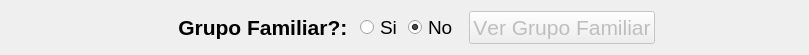
  <widget class="QWidget" name="layoutWidget">
   <property name="geometry">
    <rect>
     <x>260</x>
     <y>510</y>
     <width>809</width>
     <height>39</height>
    </rect>
   </property>
   <layout class="QHBoxLayout" name="horizontalLayout4_6" stretch="1,0,0,0,0,1">
    <property name="spacing">
     <number>6</number>
    </property>
    <item>
     <widget class="QLabel" name="label4_7">
      <property name="minimumSize">
       <size>
        <width>120</width>
        <height>0</height>
       </size>
      </property>
      <property name="font">
       <font>
        <weight>75</weight>
        <bold>true</bold>
        <kerning>false</kerning>
       </font>
      </property>
      <property name="mouseTracking">
       <bool>true</bool>
      </property>
      <property name="toolTip">
       <string notr="true"/>
      </property>
      <property name="statusTip">
       <string notr="true"/>
      </property>
      <property name="whatsThis">
       <string notr="true"/>
      </property>
      <property name="accessibleName">
       <string notr="true"/>
      </property>
      <property name="accessibleDescription">
       <string notr="true"/>
      </property>
      <property name="text">
       <string notr="true">&lt;!DOCTYPE HTML PUBLIC &quot;-//W3C//DTD HTML 4.0//EN&quot; &quot;http://www.w3.org/TR/REC-html40/strict.dtd&quot;&gt;
&lt;html&gt;&lt;head&gt;&lt;meta name=&quot;qrichtext&quot; content=&quot;1&quot; /&gt;&lt;style type=&quot;text/css&quot;&gt;
p, li { white-space: pre-wrap; }
&lt;/style&gt;&lt;/head&gt;&lt;body style=&quot; font-family:'MS Shell Dlg 2'; font-size:8.25pt; font-weight:600; font-style:normal;&quot;&gt;
&lt;p style=&quot; margin-top:0px; margin-bottom:0px; margin-left:0px; margin-right:0px; -qt-block-indent:0; text-indent:0px;&quot;&gt;&lt;span style=&quot; font-size:8pt;&quot;&gt;          &lt;/span&gt;&lt;/p&gt;&lt;/body&gt;&lt;/html&gt;</string>
      </property>
      <property name="textInteractionFlags">
       <set>Qt::NoTextInteraction</set>
      </property>
     </widget>
    </item>
    <item>
     <widget class="QLabel" name="label4_6">
      <property name="minimumSize">
       <size>
        <width>120</width>
        <height>0</height>
       </size>
      </property>
      <property name="font">
       <font>
        <weight>75</weight>
        <bold>true</bold>
        <kerning>false</kerning>
       </font>
      </property>
      <property name="mouseTracking">
       <bool>true</bool>
      </property>
      <property name="toolTip">
       <string notr="true"/>
      </property>
      <property name="statusTip">
       <string notr="true"/>
      </property>
      <property name="whatsThis">
       <string notr="true"/>
      </property>
      <property name="accessibleName">
       <string notr="true"/>
      </property>
      <property name="accessibleDescription">
       <string notr="true"/>
      </property>
      <property name="text">
       <string notr="true">&lt;!DOCTYPE HTML PUBLIC &quot;-//W3C//DTD HTML 4.0//EN&quot; &quot;http://www.w3.org/TR/REC-html40/strict.dtd&quot;&gt;
&lt;html&gt;&lt;head&gt;&lt;meta name=&quot;qrichtext&quot; content=&quot;1&quot; /&gt;&lt;style type=&quot;text/css&quot;&gt;
p, li { white-space: pre-wrap; }
&lt;/style&gt;&lt;/head&gt;&lt;body style=&quot; font-family:'MS Shell Dlg 2'; font-size:8.25pt; font-weight:600; font-style:normal;&quot;&gt;
&lt;p style=&quot; margin-top:0px; margin-bottom:0px; margin-left:0px; margin-right:0px; -qt-block-indent:0; text-indent:0px;&quot;&gt;&lt;span style=&quot; font-size:16pt;&quot;&gt;    Grupo Familiar?: &lt;/span&gt;&lt;/p&gt;&lt;/body&gt;&lt;/html&gt;</string>
      </property>
      <property name="textInteractionFlags">
       <set>Qt::NoTextInteraction</set>
      </property>
     </widget>
    </item>
    <item>
     <widget class="QRadioButton" name="radioButtonFliaSi">
      <property name="font">
       <font>
        <pointsize>14</pointsize>
       </font>
      </property>
      <property name="text">
       <string>Si</string>
      </property>
     </widget>
    </item>
    <item>
     <widget class="QRadioButton" name="radioButtonFliaNo">
      <property name="font">
       <font>
        <pointsize>14</pointsize>
       </font>
      </property>
      <property name="text">
       <string>No </string>
      </property>
      <property name="checked">
       <bool>true</bool>
      </property>
     </widget>
    </item>
    <item>
     <widget class="QPushButton" name="pushButtonFlia">
      <property name="enabled">
       <bool>false</bool>
      </property>
      <property name="font">
       <font>
        <family>MS Shell Dlg 2</family>
        <pointsize>16</pointsize>
        <kerning>false</kerning>
       </font>
      </property>
      <property name="toolTip">
       <string notr="true"/>
      </property>
      <property name="statusTip">
       <string notr="true"/>
      </property>
      <property name="whatsThis">
       <string notr="true"/>
      </property>
      <property name="accessibleName">
       <string notr="true"/>
      </property>
      <property name="accessibleDescription">
       <string notr="true"/>
      </property>
      <property name="text">
       <string notr="true">Ver Grupo Familiar</string>
      </property>
      <property name="shortcut">
       <string notr="true"/>
      </property>
      <property name="autoDefault">
       <bool>false</bool>
      </property>
     </widget>
    </item>
    <item>
     <widget class="QLabel" name="label4_9">
      <property name="minimumSize">
       <size>
        <width>120</width>
        <height>0</height>
       </size>
      </property>
      <property name="font">
       <font>
        <weight>75</weight>
        <bold>true</bold>
        <kerning>false</kerning>
       </font>
      </property>
      <property name="mouseTracking">
       <bool>true</bool>
      </property>
      <property name="toolTip">
       <string notr="true"/>
      </property>
      <property name="statusTip">
       <string notr="true"/>
      </property>
      <property name="whatsThis">
       <string notr="true"/>
      </property>
      <property name="accessibleName">
       <string notr="true"/>
      </property>
      <property name="accessibleDescription">
       <string notr="true"/>
      </property>
      <property name="text">
       <string notr="true">&lt;!DOCTYPE HTML PUBLIC &quot;-//W3C//DTD HTML 4.0//EN&quot; &quot;http://www.w3.org/TR/REC-html40/strict.dtd&quot;&gt;
&lt;html&gt;&lt;head&gt;&lt;meta name=&quot;qrichtext&quot; content=&quot;1&quot; /&gt;&lt;style type=&quot;text/css&quot;&gt;
p, li { white-space: pre-wrap; }
&lt;/style&gt;&lt;/head&gt;&lt;body style=&quot; font-family:'MS Shell Dlg 2'; font-size:8.25pt; font-weight:600; font-style:normal;&quot;&gt;
&lt;p style=&quot; margin-top:0px; margin-bottom:0px; margin-left:0px; margin-right:0px; -qt-block-indent:0; text-indent:0px;&quot;&gt;&lt;span style=&quot; font-size:8pt;&quot;&gt;          &lt;/span&gt;&lt;/p&gt;&lt;/body&gt;&lt;/html&gt;</string>
      </property>
      <property name="textInteractionFlags">
       <set>Qt::NoTextInteraction</set>
      </property>
     </widget>
    </item>
   </layout>
  </widget>
